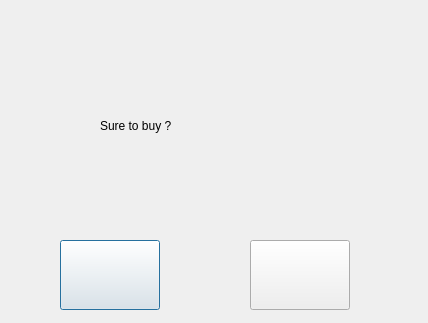
<?xml version="1.0" encoding="UTF-8"?>
<ui version="4.0">
 <class>MessageBox</class>
 <widget class="QDialog" name="MessageBox">
  <property name="geometry">
   <rect>
    <x>0</x>
    <y>0</y>
    <width>428</width>
    <height>323</height>
   </rect>
  </property>
  <property name="windowTitle">
   <string>MessageBox</string>
  </property>
  <widget class="QLabel" name="text">
   <property name="geometry">
    <rect>
     <x>100</x>
     <y>100</y>
     <width>301</width>
     <height>51</height>
    </rect>
   </property>
   <property name="styleSheet">
    <string notr="true">font: 57 28pt &quot;monogramextended&quot;;</string>
   </property>
   <property name="text">
    <string>Sure to buy ?</string>
   </property>
  </widget>
  <widget class="MainSceneButton" name="confirm">
   <property name="geometry">
    <rect>
     <x>60</x>
     <y>240</y>
     <width>100</width>
     <height>70</height>
    </rect>
   </property>
   <property name="text">
    <string/>
   </property>
   <property name="icon">
    <iconset resource="testWidget.qrc">
     <normaloff>:/button/Resources/button/YES_button.png</normaloff>:/button/Resources/button/YES_button.png</iconset>
   </property>
   <property name="iconSize">
    <size>
     <width>100</width>
     <height>70</height>
    </size>
   </property>
  </widget>
  <widget class="MainSceneButton" name="cancel">
   <property name="geometry">
    <rect>
     <x>250</x>
     <y>240</y>
     <width>100</width>
     <height>70</height>
    </rect>
   </property>
   <property name="text">
    <string/>
   </property>
   <property name="icon">
    <iconset resource="testWidget.qrc">
     <normaloff>:/button/Resources/button/NO_button.png</normaloff>:/button/Resources/button/NO_button.png</iconset>
   </property>
   <property name="iconSize">
    <size>
     <width>100</width>
     <height>70</height>
    </size>
   </property>
  </widget>
 </widget>
 <layoutdefault spacing="6" margin="11"/>
 <customwidgets>
  <customwidget>
   <class>MainSceneButton</class>
   <extends>QPushButton</extends>
   <header location="global">MainSceneButton.h</header>
  </customwidget>
 </customwidgets>
 <resources>
  <include location="testWidget.qrc"/>
 </resources>
 <connections>
  <connection>
   <sender>confirm</sender>
   <signal>clicked()</signal>
   <receiver>MessageBox</receiver>
   <slot>accept()</slot>
   <hints>
    <hint type="sourcelabel">
     <x>137</x>
     <y>264</y>
    </hint>
    <hint type="destinationlabel">
     <x>124</x>
     <y>487</y>
    </hint>
   </hints>
  </connection>
  <connection>
   <sender>cancel</sender>
   <signal>clicked()</signal>
   <receiver>MessageBox</receiver>
   <slot>reject()</slot>
   <hints>
    <hint type="sourcelabel">
     <x>323</x>
     <y>269</y>
    </hint>
    <hint type="destinationlabel">
     <x>339</x>
     <y>385</y>
    </hint>
   </hints>
  </connection>
 </connections>
</ui>
